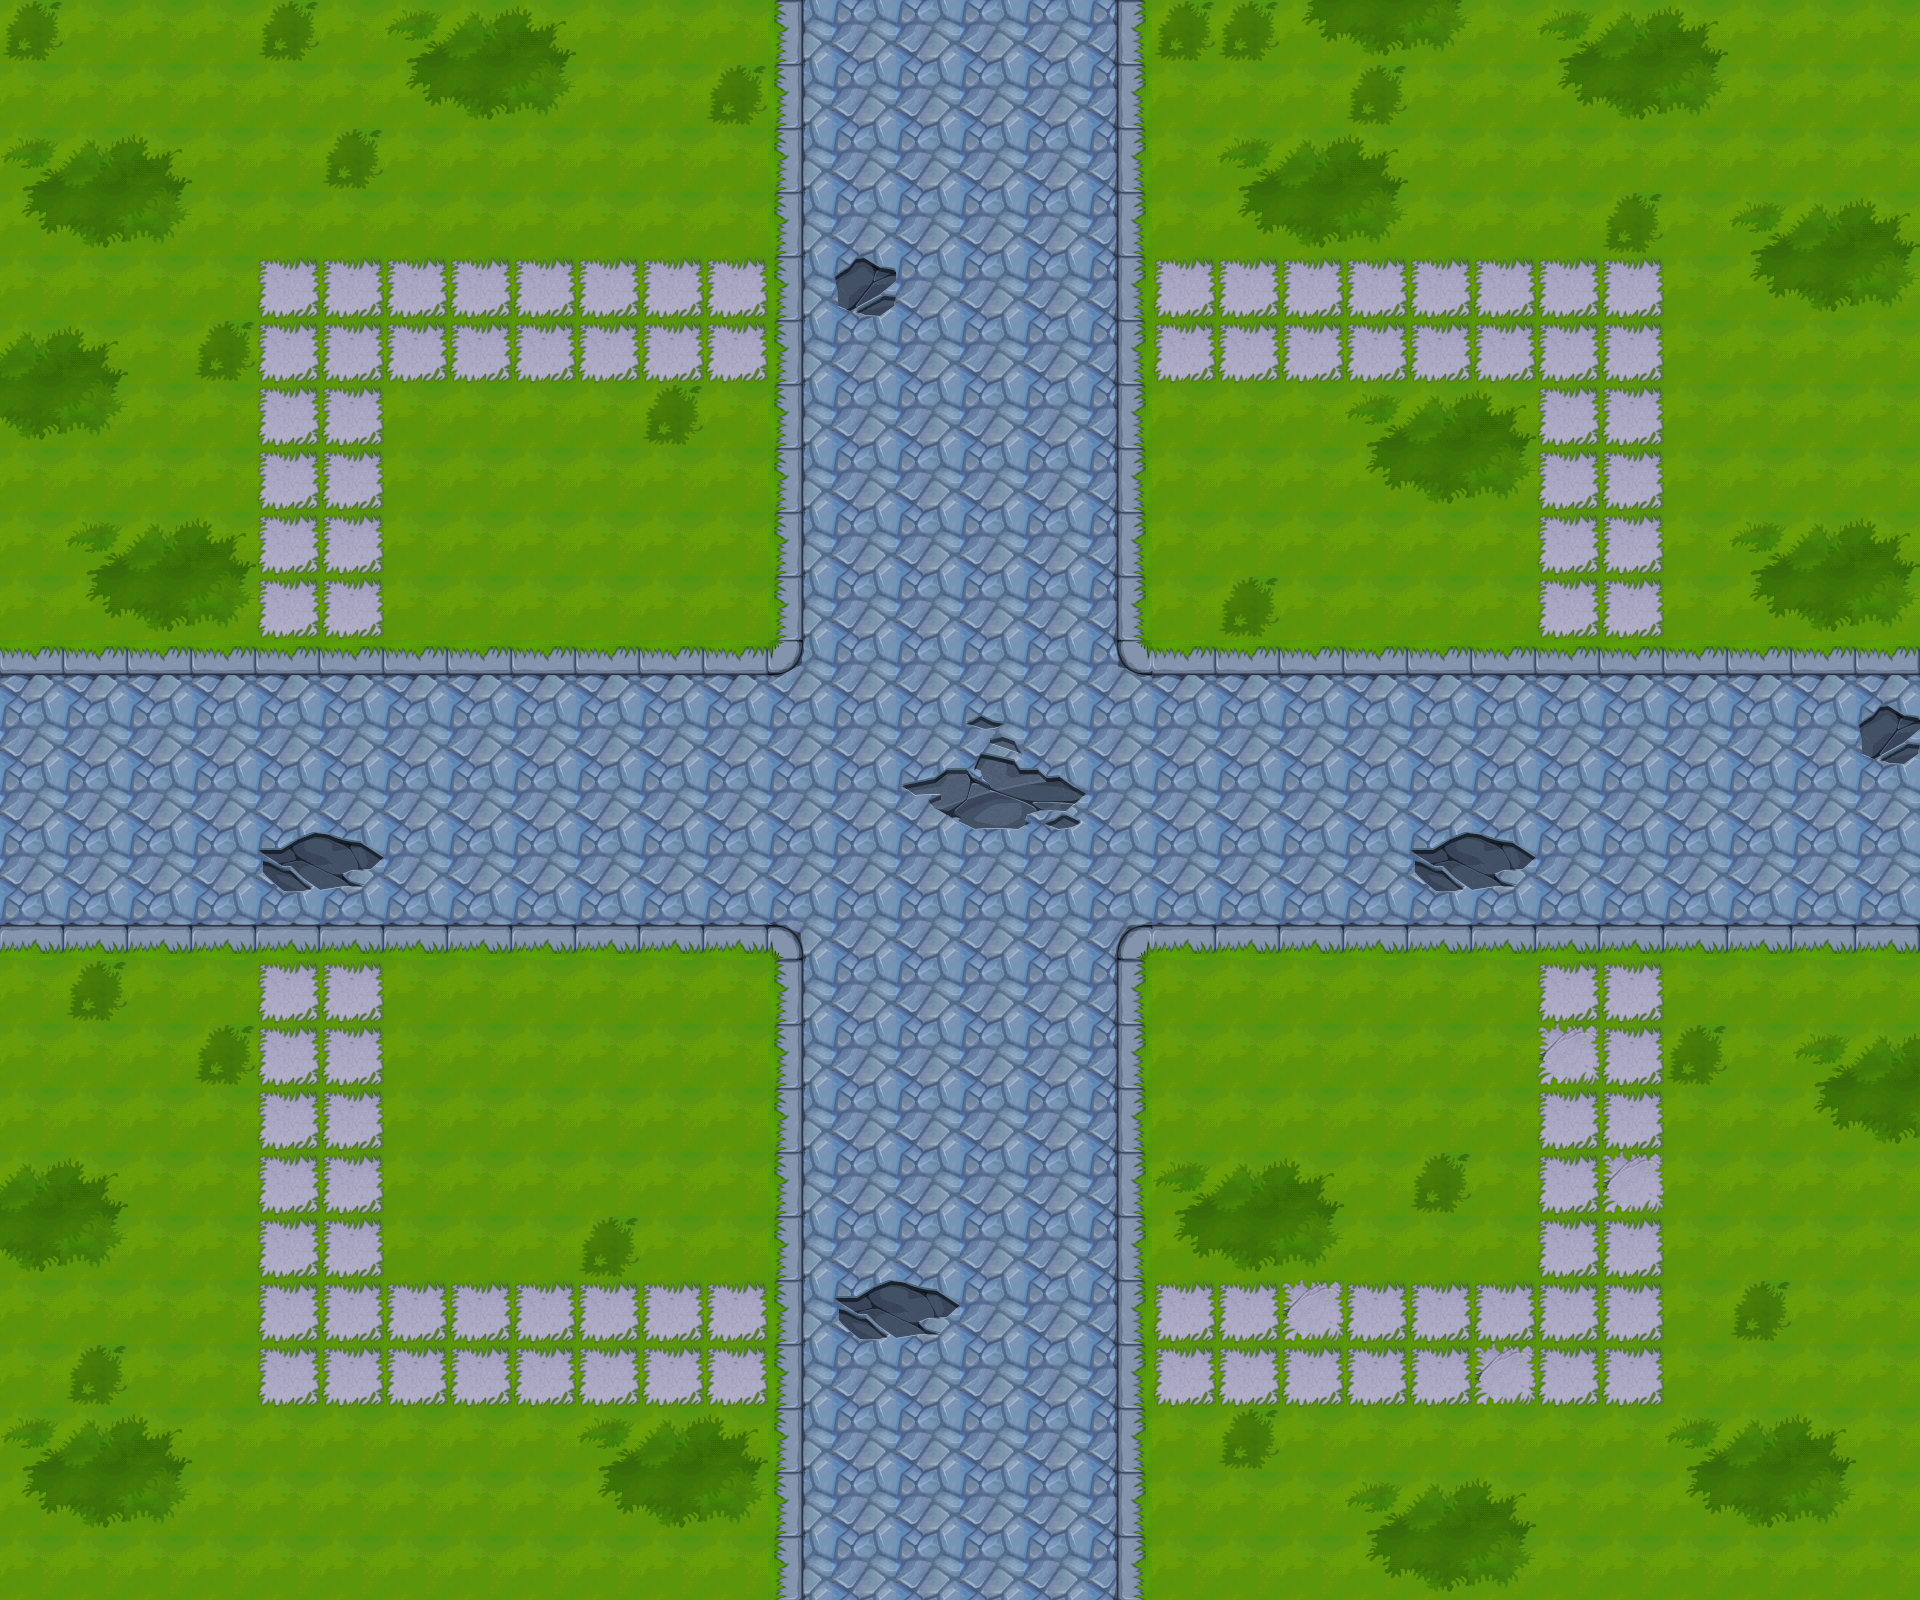

A level layout from a 2D game, rendered from its tile map. Below: a short description, then the map file with tile-grid data replaced by summaries:
An orthogonal 30x25 tile map with 64x64 px tiles, 1 tile layer (background), 32 tilesets and 88 objects (20x collide, collide_bullet).

<map version="1.0" orientation="orthogonal" width="30" height="25" tilewidth="64" tileheight="64">
 <tileset firstgid="1" name="bg06" tilewidth="64" tileheight="64">
  <image source="bg06.png" width="512" height="256" />
 </tileset>
 <tileset firstgid="33" name="jianzhu06_shu03" tilewidth="284" tileheight="274">
  <image source="jianzhu06_shu03.png" width="284" height="276" />
 </tileset>
 <tileset firstgid="34" name="jianzhu06_shu" tilewidth="291" tileheight="267">
  <image source="jianzhu06_shu.png" width="291" height="267" />
 </tileset>
 <tileset firstgid="35" name="jianzhu06_shu02" tilewidth="291" tileheight="267">
  <image source="jianzhu06_shu02.png" width="291" height="267" />
 </tileset>
 <tileset firstgid="36" name="jianzhu06_shitou" tilewidth="137" tileheight="83">
  <image source="jianzhu06_shitou.png" width="137" height="83" />
 </tileset>
 <tileset firstgid="37" name="jianzhu_lvhua" tilewidth="266" tileheight="142">
  <image source="jianzhu_lvhua.png" width="266" height="142" />
 </tileset>
 <tileset firstgid="38" name="jianzhu06_cao" tilewidth="125" tileheight="131">
  <image source="jianzhu06_cao.png" width="125" height="131" />
 </tileset>
 <tileset firstgid="39" name="jianzhu06_shui04" tilewidth="102" tileheight="54">
  <image source="jianzhu06_shui04.png" width="102" height="54" />
 </tileset>
 <tileset firstgid="40" name="jianzhu06_shui03" tilewidth="116" tileheight="54">
  <image source="jianzhu06_shui03.png" width="116" height="54" />
 </tileset>
 <tileset firstgid="41" name="jianzhu06_shui01" tilewidth="127" tileheight="65">
  <image source="jianzhu06_shui01.png" width="127" height="65" />
 </tileset>
 <tileset firstgid="42" name="jianzhu06_shui02" tilewidth="371" tileheight="217">
  <image source="jianzhu06_shui02.png" width="371" height="217" />
 </tileset>
 <tileset firstgid="43" name="jianzhu06_ken02" tilewidth="151" tileheight="79">
  <image source="jianzhu06_ken02.png" width="151" height="79" />
 </tileset>
 <tileset firstgid="44" name="jianzhu06_ken01" tilewidth="143" tileheight="56">
  <image source="jianzhu06_ken01.png" width="143" height="56" />
 </tileset>
 <tileset firstgid="45" name="jianzhu_xiangzi03" tilewidth="122" tileheight="76">
  <image source="jianzhu_xiangzi03.png" width="122" height="76" />
 </tileset>
 <tileset firstgid="46" name="jianzhu_xiangzi02" tilewidth="122" tileheight="126">
  <image source="jianzhu_xiangzi02.png" width="122" height="126" />
 </tileset>
 <tileset firstgid="47" name="jianzhu_xiangzi06" tilewidth="90" tileheight="113">
  <image source="jianzhu_xiangzi06.png" width="90" height="113" />
 </tileset>
 <tileset firstgid="48" name="jianzhu_xiangzi05" tilewidth="150" tileheight="170">
  <image source="jianzhu_xiangzi05.png" width="150" height="170" />
 </tileset>
 <tileset firstgid="49" name="jianzhu_xiangzi01" tilewidth="71" tileheight="80">
  <image source="jianzhu_xiangzi01.png" width="71" height="80" />
 </tileset>
 <tileset firstgid="50" name="jianzhu_xiangzi04" tilewidth="183" tileheight="126">
  <image source="jianzhu_xiangzi04.png" width="183" height="126" />
 </tileset>
 <tileset firstgid="51" name="jianzhu_xiangzi07" tilewidth="92" tileheight="112">
  <image source="jianzhu_xiangzi07.png" width="92" height="112" />
 </tileset>
 <tileset firstgid="52" name="jianzhu_qiang01" tilewidth="92" tileheight="54">
  <image source="jianzhu_qiang01.png" width="92" height="54" />
 </tileset>
 <tileset firstgid="53" name="yunbingche1" tilewidth="345" tileheight="247">
  <image source="yunbingche1.png" width="345" height="247" />
 </tileset>
 <tileset firstgid="54" name="yunbingche2" tilewidth="345" tileheight="245">
  <image source="yunbingche2.png" width="345" height="245" />
 </tileset>
 <tileset firstgid="55" name="shabao" tilewidth="113" tileheight="68">
  <image source="shabao.png" width="113" height="68" />
 </tileset>
 <tileset firstgid="56" name="jianzhu2_xiangzi0" tilewidth="192" tileheight="168">
  <image source="jianzhu2_xiangzi0.png" width="192" height="168" />
 </tileset>
 <tileset firstgid="57" name="jianzhu_xuezi01" tilewidth="242" tileheight="196">
  <image source="jianzhu_xuezi01.png" width="242" height="196" />
 </tileset>
 <tileset firstgid="58" name="jianzhu_xuezi02" tilewidth="219" tileheight="141">
  <image source="jianzhu_xuezi02.png" width="219" height="141" />
 </tileset>
 <tileset firstgid="59" name="jianzhu_xuezi03" tilewidth="192" tileheight="132">
  <image source="jianzhu_xuezi03.png" width="192" height="132" />
 </tileset>
 <tileset firstgid="60" name="jianzhu_xuezi04" tilewidth="421" tileheight="156">
  <image source="jianzhu_xuezi04.png" width="421" height="156" />
 </tileset>
 <tileset firstgid="61" name="jianzhu_xuezi05" tilewidth="180" tileheight="297">
  <image source="jianzhu_xuezi05.png" width="180" height="297" />
 </tileset>
 <tileset firstgid="62" name="jianzhu_langan" tilewidth="258" tileheight="59">
  <image source="jianzhu_langan.png" width="258" height="59" />
 </tileset>
 <tileset firstgid="63" name="jianzhu_kzt" tilewidth="377" tileheight="159">
  <image source="jianzhu_kzt.png" width="377" height="159" />
 </tileset>
 <layer name="background" width="30" height="25">
  <data>[750 cells, 750 non-empty, 26 distinct tile ids]</data>
 </layer>
 <objectgroup name="shu1" width="30" height="25">
  <properties>
   <property name="buildlayer" value="1" />
   <property name="filename" value="jianzhu06_shu03.png" />
  </properties>
  <object gid="33" x="1113" y="140" />
  <object gid="33" x="1615" y="135" />
  <object gid="33" x="490" y="137" />
  <object gid="33" x="1792" y="628" />
  <object gid="33" x="1160" y="1772" />
  <object gid="33" x="1443" y="1771" />
  <object gid="33" x="1773" y="1365" />
  <object gid="33" x="-83" y="1745" />
 </objectgroup>
 <objectgroup name="huatan1" width="30" height="25">
  <properties>
   <property name="filename" value="jianzhu_lvhua.png" />
   <property name="groundlayer" value="1" />
  </properties>
  <object gid="37" x="1211" y="578" />
  <object gid="37" x="445" y="579" />
  <object gid="37" x="1216" y="1159" />
  <object gid="37" x="440" y="1151" />
 </objectgroup>
 <objectgroup name="huatan2" width="30" height="25">
  <properties>
   <property name="filename" value="jianzhu06_cao.png" />
   <property name="groundlayer" value="1" />
  </properties>
  <object gid="38" x="2021" y="780" />
 </objectgroup>
 <objectgroup name="shu2" width="30" height="25">
  <properties>
   <property name="buildlayer" value="1" />
   <property name="filename" value="jianzhu06_shu02.png" />
  </properties>
  <object gid="35" x="1367" y="132" />
  <object gid="35" x="28" y="148" />
  <object gid="35" x="-161" y="319" />
  <object gid="35" x="-154" y="641" />
  <object gid="35" x="1789" y="456" />
  <object gid="35" x="1737" y="1767" />
  <object gid="35" x="1780" y="1570" />
  <object gid="35" x="475" y="1745" />
  <object gid="35" x="-185" y="1483" />
  <object gid="35" x="1861" y="1215" />
 </objectgroup>
 <objectgroup name="shu3" width="30" height="25">
  <properties>
   <property name="buildlayer" value="1" />
   <property name="filename" value="jianzhu06_shu.png" />
  </properties>
  <object gid="34" x="256" y="138" />
  <object gid="34" x="-169" y="486" />
  <object gid="34" x="1789" y="273" />
  <object gid="34" x="191" y="1741" />
  <object gid="34" x="-187" y="1228" />
 </objectgroup>
 <objectgroup name="stone" width="30" height="25">
  <properties>
   <property name="filename" value="jianzhu06_shitou.png" />
   <property name="groundlayer" value="1" />
  </properties>
  <object gid="36" x="1313" y="126" />
  <object gid="36" x="220" y="128" />
  <object gid="36" x="-73" y="1221" />
  <object gid="36" x="1880" y="1067" />
 </objectgroup>
 <objectgroup name="shui1" width="30" height="25">
  <properties>
   <property name="filename" value="jianzhu06_shui04.png" />
   <property name="groundlayer" value="1" />
  </properties>
  <object gid="39" x="2600" y="664" />
 </objectgroup>
 <objectgroup name="shui2" width="30" height="25">
  <properties>
   <property name="filename" value="jianzhu06_shui03.png" />
   <property name="groundlayer" value="1" />
  </properties>
  <object gid="40" x="2627" y="792" />
 </objectgroup>
 <objectgroup name="shui3" width="30" height="25">
  <properties>
   <property name="filename" value="jianzhu06_shui03.png" />
   <property name="groundlayer" value="1" />
  </properties>
  <object gid="41" x="2364" y="537" />
 </objectgroup>
 <objectgroup name="shui4" width="30" height="25">
  <properties>
   <property name="filename" value="jianzhu06_shui03.png" />
   <property name="groundlayer" value="1" />
  </properties>
  <object gid="42" x="2191" y="790" />
 </objectgroup>
 <objectgroup name="nitu1" width="30" height="25">
  <properties>
   <property name="filename" value="jianzhu06_shui03.png" />
   <property name="groundlayer" value="1" />
  </properties>
  <object gid="43" x="2543" y="970" />
 </objectgroup>
 <objectgroup name="nitu2" width="30" height="25">
  <properties>
   <property name="filename" value="jianzhu06_shui03.png" />
   <property name="groundlayer" value="1" />
  </properties>
  <object gid="44" x="2574" y="897" />
 </objectgroup>
 <objectgroup name="greenboxs" width="30" height="25">
  <properties>
   <property name="filename" value="jianzhu_xiangzi03.png" />
   <property name="groundlayer" value="1" />
  </properties>
  <object gid="45" x="2316" y="1165" />
 </objectgroup>
 <objectgroup name="greenboxb" width="30" height="25">
  <properties>
   <property name="filename" value="jianzhu_xiangzi03.png" />
   <property name="groundlayer" value="1" />
  </properties>
  <object gid="46" x="2278" y="947" />
 </objectgroup>
 <objectgroup name="greenboxbb" width="30" height="25">
  <properties>
   <property name="filename" value="jianzhu2_xiangzi0.png" />
   <property name="groundlayer" value="1" />
  </properties>
  <object gid="56" x="2275" y="1381" />
 </objectgroup>
 <objectgroup name="blackboxs" width="30" height="25">
  <properties>
   <property name="filename" value="jianzhu_xiangzi06.png" />
   <property name="groundlayer" value="1" />
  </properties>
  <object gid="47" x="2208" y="1254" />
 </objectgroup>
 <objectgroup name="blackboxb" width="30" height="25">
  <properties>
   <property name="filename" value="jianzhu_xiangzi05.png" />
   <property name="groundlayer" value="1" />
  </properties>
  <object gid="48" x="2495" y="1419" />
 </objectgroup>
 <objectgroup name="mutouboxs" width="30" height="25">
  <properties>
   <property name="filename" value="jianzhu_xiangzi01.png" />
   <property name="groundlayer" value="1" />
  </properties>
  <object gid="49" x="2309" y="1509" />
 </objectgroup>
 <objectgroup name="mutouboxb" width="30" height="25">
  <properties>
   <property name="filename" value="jianzhu_xiangzi01.png" />
   <property name="groundlayer" value="1" />
  </properties>
  <object gid="50" x="2429" y="1583" />
 </objectgroup>
 <objectgroup name="M16" width="30" height="25">
  <properties>
   <property name="filename" value="jianzhu_xiangzi07.png" />
   <property name="groundlayer" value="1" />
  </properties>
  <object gid="51" x="2162" y="1525" />
 </objectgroup>
 <objectgroup name="SVD" width="30" height="25">
  <properties>
   <property name="filename" value="jianzhu_xiangzi07.png" />
   <property name="groundlayer" value="1" />
  </properties>
  <object gid="52" x="2220" y="1645" />
 </objectgroup>
 <objectgroup name="shabao" width="30" height="25">
  <properties>
   <property name="filename" value="shabao.png" />
   <property name="groundlayer" value="1" />
  </properties>
  <object gid="55" x="2042" y="915" />
 </objectgroup>
 <objectgroup name="tanke1" width="30" height="25">
  <properties>
   <property name="buildlayer" value="1" />
   <property name="filename" value="yunbingche1.png" />
  </properties>
  <object gid="53" x="2175" y="207" />
 </objectgroup>
 <objectgroup name="tanke2" width="30" height="25">
  <properties>
   <property name="buildlayer" value="1" />
   <property name="filename" value="yunbingche2.png" />
  </properties>
  <object gid="54" x="2379" y="481" />
 </objectgroup>
 <objectgroup name="blood1" width="30" height="25">
  <properties>
   <property name="filename" value="jianzhu_xuezi01.png" />
   <property name="groundlayer" value="1" />
  </properties>
  <object gid="57" x="886" y="715" />
 </objectgroup>
 <objectgroup name="blood2" width="30" height="25">
  <properties>
   <property name="filename" value="jianzhu_xuezi02.png" />
   <property name="groundlayer" value="1" />
  </properties>
  <object gid="58" x="1570" y="436" />
  <object gid="58" x="318" y="1330" />
 </objectgroup>
 <objectgroup name="blood3" width="30" height="25">
  <properties>
   <property name="filename" value="jianzhu_xuezi03.png" />
   <property name="groundlayer" value="1" />
  </properties>
  <object gid="59" x="590" y="911" />
  <object gid="59" x="440" y="312" />
  <object gid="59" x="1392" y="1344" />
  <object gid="59" x="-72" y="916" />
  <object gid="59" x="808" y="1646" />
 </objectgroup>
 <objectgroup name="blood4" width="30" height="25">
  <properties>
   <property name="filename" value="jianzhu_xuezi04.png" />
   <property name="groundlayer" value="1" />
  </properties>
  <object gid="60" x="1606" y="875" />
  <object gid="60" x="-128" y="816" />
 </objectgroup>
 <objectgroup name="blood5" width="30" height="25">
  <properties>
   <property name="filename" value="jianzhu_xuezi05.png" />
   <property name="groundlayer" value="1" />
  </properties>
  <object gid="61" x="890" y="1656" />
  <object gid="61" x="892" y="242" />
 </objectgroup>
 <objectgroup name="langan" width="30" height="25">
  <properties>
   <property name="buildlayer" value="1" />
   <property name="filename" value="jianzhu_langan.png" />
  </properties>
  <object gid="62" x="-69" y="641" />
  <object gid="62" x="-67" y="961" />
  <object gid="62" x="1733" y="989" />
  <object gid="62" x="1730" y="644" />
 </objectgroup>
 <objectgroup name="zhihuitai" width="30" height="25">
  <properties>
   <property name="filename" value="jianzhu_langan.png" />
   <property name="groundlayer" value="1" />
  </properties>
  <object gid="63" x="2238" y="1876" />
 </objectgroup>
 <objectgroup name="collide_people" width="30" height="25" visible="0">
  <object type="collide" x="-4" y="-126" width="690" height="250" />
  <object type="collide" x="446" y="455" width="261" height="117" />
  <object type="collide" x="1213" y="451" width="261" height="117" />
  <object type="collide" x="1219" y="1034" width="261" height="117" />
  <object type="collide" x="442" y="1026" width="261" height="117" />
  <object type="collide" x="-71" y="617" width="260" height="25" />
  <object type="collide" x="-76" y="941" width="269" height="23" />
  <object type="collide" x="1728" y="612" width="304" height="33" />
  <object type="collide" x="1730" y="959" width="264" height="31" />
  <object type="collide" x="1209" y="-26" width="729" height="151" />
  <object type="collide" x="1894" y="29" width="135" height="596" />
  <object type="collide" x="1884" y="969" width="107" height="611" />
  <object type="collide" x="1219" y="1577" width="948" height="147" />
  <object type="collide" x="-235" y="1577" width="948" height="147" />
  <object type="collide" x="-101" y="956" width="133" height="666" />
  <object type="collide" x="-81" y="18" width="112" height="610" />
  <object type="collide" x="-126" y="566" width="118" height="456" />
  <object type="collide" x="1929" y="611" width="118" height="456" />
  <object type="collide" x="641" y="-161" width="654" height="153" />
  <object type="collide" x="631" y="1611" width="654" height="153" />
 </objectgroup>
 <objectgroup name="collide_bullet" width="30" height="25">
  <object type="collide_bullet" x="-372" y="662" width="159" height="245" />
 </objectgroup>
</map>
